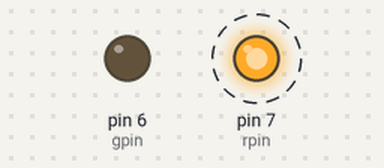
This sketch was run on a simulated Arduino Uno, built with avr-gcc and run on an emulated ATmega328P. Shown: output pins drawn as LEDs (lit = HIGH). Dashed ring = blinking. What the sketch prints to the serial monitor is not drawn.

Above: at 0.2 s.
Timing chart, 0 to 3.0 s (numbered marks = the images above):
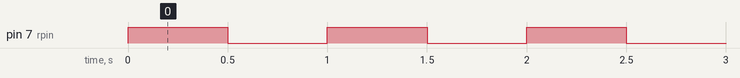

The sketch:

time.ino
```cpp
int rpin = 7; // Red
int gpin = 6; // Blue
int bpin = 5; // Green

unsigned long time;

void setup() {
  // put your setup code here, to run once:
  pinMode(rpin, OUTPUT);
  pinMode(gpin, OUTPUT);

  Serial.begin(9600);
}

void loop() {
  // put your main code here, to run repeatedly:
  digitalWrite(rpin, HIGH);
  Serial.print("time: ");
  time = millis();
  Serial.println(time);
  delay(500);
  if(time >= 15000) {
    Serial.print("Timer has ended");
    digitalWrite(rpin, LOW);
  } else;
  digitalWrite(rpin, LOW);
  delay(500);
}
```

Measured:
- by itself, pin 7 (rpin): alternates HIGH for 0.50 s and LOW for 0.50 s
